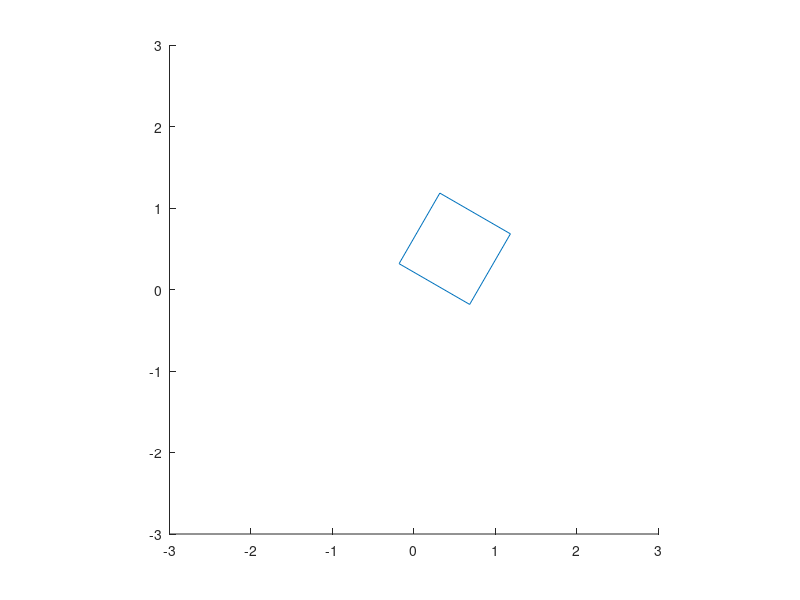

This figure's MATLAB source: (Note: this script raises an error after producing the figure.)
clf;
function print_ret(q)
  axis([-3 3 -3 3],'square');
  line([q.p1(1),q.p2(1)],[q.p1(2),q.p2(2)])
  line([q.p1(1),q.p3(1)],[q.p1(2),q.p3(2)])
  line([q.p4(1),q.p3(1)],[q.p4(2),q.p3(2)])
  line([q.p4(1),q.p2(1)],[q.p4(2),q.p2(2)])
endfunction
function novo_quadrado = apply_transform(q,rot)
  clf;
  novo_quadrado.p1=rot*q.p1;
  novo_quadrado.p2=rot*q.p2;
  novo_quadrado.p3=rot*q.p3;
  novo_quadrado.p4=rot*q.p4;
endfunction

q.p1=[0;0;1];
q.p2=[1;0;1];
q.p3=[0;1;1];
q.p4=[1;1;1];

teta = -pi/6;
trans = [1 0 -1/2; 0 1 -1/2; 0 0 1];
trans_v = inv(trans);
rot = [cos(teta) -sin(teta) 0 ;sin(teta) cos(teta) 0; 0 0 1];
full_transform =  trans_v * rot * trans;
nq = q;
while (true)
  nq = apply_transform(nq,full_transform);
  print_ret(nq)
  sleep(0.1)
endwhile